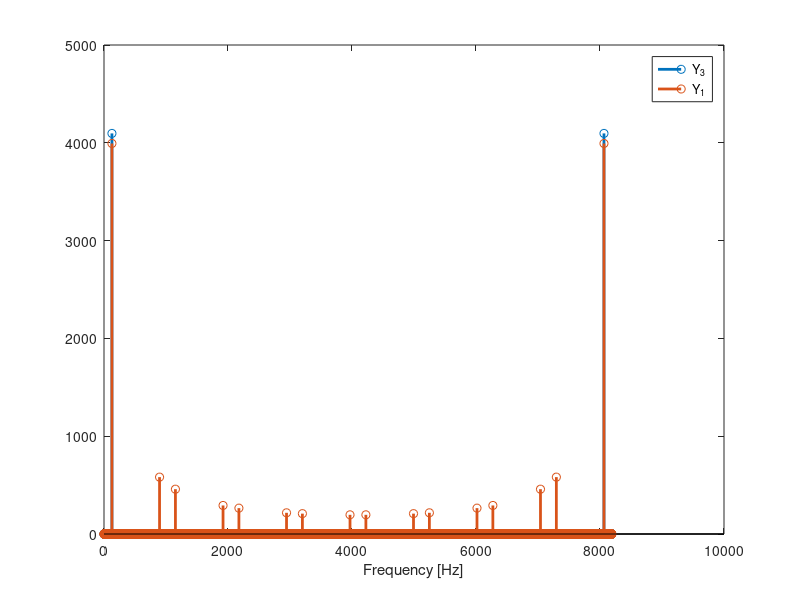
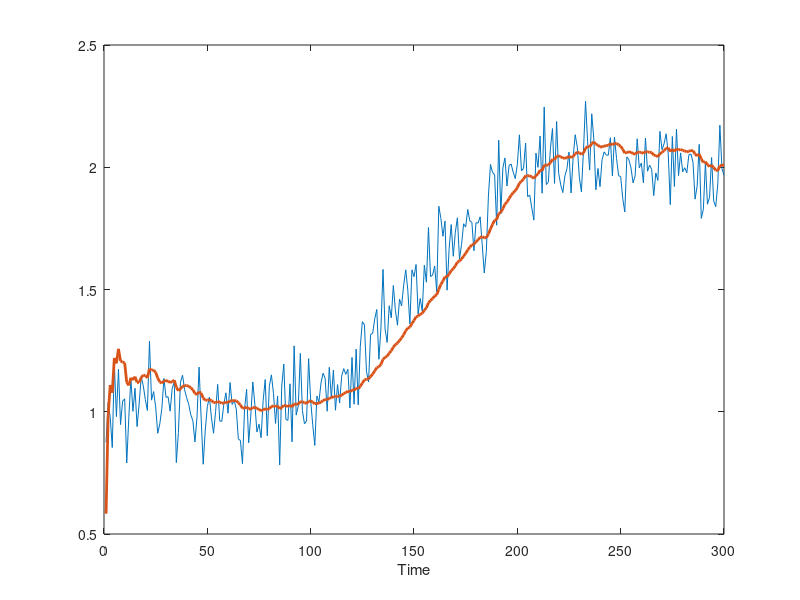
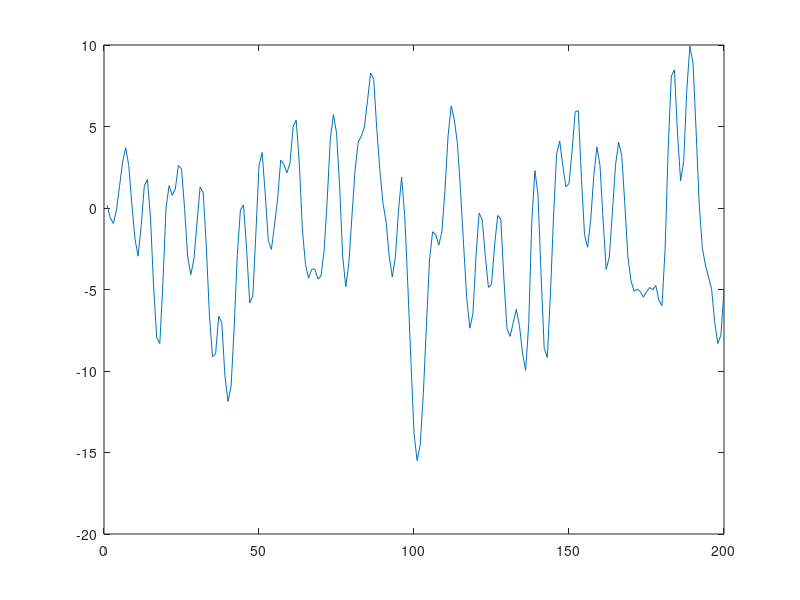

Here is the MATLAB script that generated these plots, in order: (Note: this script raises an error after producing the figures.)
%% TSRT78 TENTOR
load Apr11.mat
%%

% --------------------------------- April 11-----------------------------

% 1a)

f0=128;                      % Signal frequency [Hz]
Fs1=8192;                    % Sampling frequency [Hz]
Ts1=1/Fs1;                   % Sampling interval [s]
t1=0:Ts1:1-Ts1;              % 1s time vector
y1=sin(2*pi*f0*t1);
decfactor=8;                 % Decimation factor
t2=t1(1:decfactor:end);
y2=y1(1:decfactor:end);
y3=kron(y2,ones(1,decfactor));

Y1 = abs(fft(y1));
Y3 = abs(fft(y3));
N1 = length(y1);
N3 = length(y3);
Fs3 = Fs1;
Ts3 =1/Fs1;
figure(1);clf
stem(Fs1*(0:1:N1-1)/N1, Y1,'linewidth',2 ); hold on;
stem(Fs1*(0:1:N3-1)/N3, Y3, 'linewidth',2); hold off
xlabel('Frequency [Hz]')
legend('Y_3','Y_1','location','best')


% b) Improve the reconstruction using filtering.
% all distorsion are above the the frequency 128Hz, which are the one we
% want. Thus lowpass filtering will help
%
[b,a] = butter(8,2*f0/(Fs3/2));
filteredy3 = filter(b,a,y3);
% figure(2); clf
% plot(t1,y1,'-',t1,filteredy3,'-.');

% c) downsample y3

y3down = y3(1:decfactor:end);
y4 = kron(y3down,ones(1,decfactor));
Y4 = abs(fft(y4));
N4 = length(y4);
Fs4 = Fs1;
Ts4 = 1/Fs4;
% figure(3);clf
% plot(Fs1*(0:1:N1-1)/N1, Ts1*Y1,Fs4*(0:1:N4-1)/N4, Ts4*Y4,'linewidth',2 );

% This is easy to understand, since decimation of y3 by a factor of 8 will return a signal identical to y2.
% Since y2 was a sampling, at sampling frequency 8192/8 = 1024 Hertz, of a signal with frequency 128 Hertz,
% there is no folding since 1024/2 = 512>128


%%


% --------------------------------- April 11-----------------------------
%% 2
clearvars
load Aug11.mat
%%
% a)
A = eye(2);
B = eye(2);
R = 1;
Q = 1e-7*eye(2);
x0 =[0;0];
xt = x0;
P0 = eye(2);
P = P0;
N = length(ykf);
yhat = zeros(1,N);
for t = 1:N
    C = [1 t];
    S = C*P*C' + R;
    K = P*C'*inv(S);
    %P = A*(P - K*C*P)*A' + Q;
    P = P - K*S*K';
    xt = A*xt + K*(ykf(t)-C*xt);
    yhat(t) = C*xt;
    xt = A*xt;
    P = A*P*A' + Q;
end

% Plot the results
figure(4)
plot(1:N,ykf,1:N,yhat,'linewidth',2)
xlabel('Time')

%% 3)

figure(5)
plot(1:length(ymodel),ymodel)

% look on how many ups it has and multiply with 2 due to complex conjugate
% pairs.
YMODEL = abs(fft(ymodel));
% figure(6)
% plot(YMODEL)

N = length(ymodel);
est = ymodel(1:N/2);
val = ymodel(N/2 +1: N);
Ne = length(est);
Nv = length(val);
for k = 1:10
    modelorder = ar(est,k);
    lossest(k) = 1/Ne*sum(pe(modelorder,est).^2);
    lossval(k) = 1/Ne*sum(pe(modelorder,val).^2);
end

figure(7); clf
plot(1:length(lossest),lossest,'-',1:length(lossval),lossval,'--')
% the knee appears at n = 4, so the model order is 4;

%% --------------------------------- Dec 11-----------------------------
clearvars
load Dec11.mat
%%
% 1)
% a)
f0=30;
N=500;
t=(0:N-1)';
T=1/1000;
s=sin(2*pi*f0*t*T)+0.5*sin(2*pi*0.95*f0*t*T);
y=s+0.1*randn(N,1);

Y = abs(fft(y));

figure(8);clf
plot((0:length(Y)-1)/(T*length(Y)),Y)
xlabel('Frequency  [Hz]')

% we cannot recover both frequencies due to the spearation between them are
% smaller than the frequency resolution

%% b)
B = 1;
A = [1 0.3 -0.4 0.25 0.2];
s2 = 0.5;                     % Noise variance
e = sqrt(s2)*randn(1000,1);
y = filter(B,A,e);

Y =abs(fft(y));
figure(9); clf
% plot(0:length(Y)-1,Y)
bode(etfe(y))

%% 2 b)

numerator = [0 1.5 -0.6];
denominator = [1 -1 0.16];

G = tf(numerator,denominator,'Ts',1,'Variable', 'z^-1'); % transfer function

stateG = ss(G); %state space model
A = stateG.a; B = stateG.b; C= stateG.c; Q = 1;

pi_bar = dlyap(A,B*Q*B');

R_yy = C*A*pi_bar*C'; % covariance function???

%% 4
b = [1 -5.2 1];
a = [1 -3.1 1 0];
[R,P,K] = residue(b,a);

%% ---------------------------------Aug 12----------------------------
load blickdata.mat
%%
% 1)

t=(0:999)';
y=1./(sin(0.1*t)+2)+0.01*randn(size(t));

% a)
N = length(y);
Ts = 1;
ypadd = [y;zeros(7*1024-N,1)];
nonparm = abs(fft(ypadd));
figure(1); clf
Ylength = length(ypadd);
%plot((0:N-1)/(N*Ts),nonparm); xlabel('Frequency [Hz]'); %axis([-0.05 1 -10 300]);
plot((0:Ylength-1)/(Ylength*Ts),nonparm); xlabel('Frequency [Hz]'); axis([-0.05 1 -10 300]);

% b)  modelbased Ar(n)
y = detrend(y,'constant');
est = y(1:N/2);
Ne= length(est);
val = y(N/2+1:end);
Nv = length(val);

% for ii = 1:200
%     artmp = ar(est,ii);
%     lossest(ii) = 1/Ne*sum(pe(est,artmp).^2);
%     lossval(ii) = 1/Ne*sum(pe(val,artmp).^2);
% end

th = ar(y,2*30);
bode(th)
freqencies = angle(roots(th.a))/(2*pi*Ts);
figure(2); clf
plot(0:length(lossest)-1,lossest,'-',0:length(lossval)-1,lossval,'--')
legend('estimation', 'validation')

% detrend the DC component to get good results, the model order is 6 which
% can be obtained from the loss function or by just looking at the fft, 3
% peaks means order 6

%% 2)

% a)
num = [0 0 1/2];
den = [1 5/2 1];
[r,p,k] = residue(num,den);

%% 4

load blickdata
plot(data2(:,2),data2(:,3))

%% ---------------------------------Dec 12----------------------------

% 1a)

% The forgetting factor balances the accuracy and the adaptation speed of the RLS algorithm.
% This as the forgetting factor controls the number of observations to take into account.
% So a large number of observations gives high static accuracy as it mitigates the noise but then fails to adapt to sudden parameter changes

% 1b)
% ccirc = ifft(fft(xpad).*fft(ypad));
x = [0,0,1,0,1,0,0];
y = [1,2,3,4,5,6,7];
ccirc = ifft(fft(x).*fft(y));

% ans = [10 12 7 9 4 6 8]

% 1d)
Ts = 1;
Fs = 1/Ts;
y1 = kron((-1).^(1:20),ones(1,6))';
Y1 = abs(fft(y1));

figure(2);clf
subplot(3,1,1); plot(y1); xlabel('time'); ylabel('signal');
subplot(3,1,2); plot(Fs*(0:length(y1)-1)/length(y1),Y1); xlabel('freq. [Hz]'); ylabel('Amplitude');
[b,a ] = butter(2,[0.2250/(Fs/2) 0.2750/(Fs/2)], 'bandpass');
y1filtered = filter(b,a,y1);

subplot(3,1,3); plot(y1filtered);  xlabel('time'); ylabel('signal');
%% 2
a1=[1 -3.4 4.85 -3.4 1];
a2=conv([1 -1.4 0.999],[1 -1.8 0.999]);
N=10000;
y2=filter(1,a1,zeros(N,1),[1;0;0;0])+filter(1,a2,randn(N,1));
T = 1;
fs = 1/T;
% a) nonparametric

Y2 = abs(fft(y2));
figure(2);clf
plot(fs*(0:length(y2)-1)/length(y2),Y2);
% three peaks
% b) AR model

est = y2(1:2*N/3);
Ne = length(est);
val = y2(2*N/3+1:end);
Nv = length(val);
% lossfunction
%
for ii = 1:20
    artmp = ar(est,ii);
    lossest(ii) = 1/Ne*sum(pe(est,artmp).^2);
    lossval(ii) = 1/Nv*sum(pe(val,artmp).^2);
end
lossfunc = [];
for p = 1:20
    m = arx(est,p);
    yp = predict(val,m,1);
    lossfunc(p) = mean((val-yp).^2);
end
figure(3); clf
plot(lossfunc); xlabel('modelorder (p)'); ylabel('loss function');
plot(0:length(lossest)-1,lossest,'-',0:length(lossval)-1,lossval,'--')

%% ---------------------------------------MAr13-------------------------
clearvars;
load Mar13.mat
%%

% 1)
Na = 150;
T = 0.2;
fs = 1/T;
t = 0:Na-1;
e = randn(1,Na)*0.1;
y = sin(t*T) + sin(1.2*t*T) + e;

Y = fft(y);
figure(1); clf
plot(fs*(0:Na-1)/Na, abs(Y));
xlabel('Frequency [Hz]');
title('Leakage casuse the two sinuses to look like one');

% b)
Yb = fft([y zeros(1,1024-Na)]);
Nb = length(Yb);
figure(2)
plot(fs*(0:Nb-1)/Nb, abs(Yb)); xlabel('Frequency [Hz]');
title('Zero padd to make the two sinuses appear');

% %c)
% Nc = 400;
% t = 0:Nc-1;
% ec = randn(1,Nc)*0.1;
% yc = sin(t*T) + sin(1.2*t*T) + ec;
% data = iddata(y,[],T);
% per_data = etfe(data);
% figure(2)
% bode(per_data)

%% 2
% a)

[r,p,k] = residue([0 0 1],[-0.6 2.36 -0.6]);

%% 3

N = length(y);
theta = zeros(1,N);
Q = 0.001;
R = 1;
P = 1;
theta(:,1)=0;
%kalman adaptive

for i = 2:N
    phi = -y(i-1);
    K = P*phi./(R + phi'*P*phi);
    P = P - K*phi'*P+ Q;
    %P = P- P*phi*phi'*P/(R + phi'*P*phi) + Q;
    thetatmp = theta(:,i-1)+K*(y(i)-phi'*theta(:,i-1));
    theta(:,i) = thetatmp;
end

figure(1); clf;
plot(theta,'r'); title('Kalmanfiltering'); ylabel('theta'); xlabel('sample')


%% ---------------------------------------Jan14-------------------------
clearvars;
load Jan14.mat

%%

% 1)
w1 = 5;
w2 = 10;
fs = 15;
fn = fs/2;
Ts = 1/fs;
N = 300;
t = (0:N-1)./fs;
s = sin(w1*t) + cos(w2*t);

S = fft(s);
figure(1)
plot(fs/(N*2*pi)*(0:N-1)./fn*(2*pi), abs(S)); xlabel('Frequency rad/s')

%plot(fs/(N)*(0:N-1)./fn, abs(S)); xlabel('Frequency [Hz]')

%% 3 a)

N = size(vel,1);
p = size(vel,2);
vs = 12.8595;

thhat = zeros(N,3);
for tt = 1:N
    % Form the phi matrix using the measurements
    phi = [ ones(1,p)' vel(tt,:)' exp(-vel(tt,:)./vs)'];
    % Solve the normal equations
    thhat(tt,:) = phi\fric(tt,:)';
end

figure(1);
subplot(311); plot(1:N,thhat(:,1),'LineWidth',2);
xlabel('time step'); ylabel('Fc estimate');
subplot(312); plot(1:N,thhat(:,2),'LineWidth',2);
xlabel('time step'); ylabel('Fv estimate');
subplot(313); plot(1:N,thhat(:,3),'LineWidth',2);
xlabel('time step'); ylabel('Fs estimate');


%% ---------------------------------------April14-------------------------

% 2)

% Generate the signal
N = 128;
Ts = 1;
x = 0:1:(N-1);
A = 0.03;
y = sin( 2 * pi * 0.29 * x ) + A * sin( 2 * pi * 0.25 * x);
y1 = sin( 2 * pi * 0.29 * x );
y2 = A * sin( 2 * pi * 0.25 * x);

% Compute the zero-padded DFT and create the frequency grid
yzeropadded = [y zeros(1,7*N)];
Yzeropadded = fft(yzeropadded);
yzeropadded1 = [y1 zeros(1,7*N)];
Yzeropadded1 = fft(yzeropadded1);
yzeropadded2 = [y2 zeros(1,7*N)];
Yzeropadded2 = fft(yzeropadded2);
grid = 2 * pi / ( 8 * N * 1) * (0:1:(8*N-1) );
% Plot the DFT
figure(1)
subplot(3,2,[1 2])
semilogy(grid,abs(Yzeropadded),'k','LineWidth',2)
set(gca,'xlim',[2*pi*0.2 2*pi*0.35])
set(gca,'ylim',[0.1 100])
xlabel('Frequency (rad/s)'); ylabel('DTFT of signal');
hold on;
plot(2*pi*0.29*[1 1],[0.1 100],'g','LineWidth',2)
plot(2*pi*0.25*[1 1],[0.1 100],'g','LineWidth',2)
hold off;
subplot(3,2,3)
semilogy(grid,abs(Yzeropadded1),'k','LineWidth',2)
set(gca,'xlim',[2*pi*0.2 2*pi*0.35])
set(gca,'ylim',[0.1 100])
xlabel('Frequency (rad/s)'); ylabel('DTFT of signal 1');
hold on;
plot(2*pi*0.29*[1 1],[0.1 100],'g','LineWidth',2)
plot(2*pi*0.25*[1 1],[0.1 100],'g','LineWidth',2)
hold off;
subplot(3,2,4)
semilogy(grid,abs(Yzeropadded2),'k','LineWidth',2)
set(gca,'xlim',[2*pi*0.2 2*pi*0.35])
set(gca,'ylim',[0.1 100])
xlabel('Frequency (rad/s)'); ylabel('DTFT of signal 2');

hold on;
plot(2*pi*0.29*[1 1],[0.1 100],'g','LineWidth',2)
plot(2*pi*0.25*[1 1],[0.1 100],'g','LineWidth',2)
hold off;

%% 3

N=1000; w=randn(1,N); e=randn(1,N);
y=filter([1 0.5  0],[1 -1 0.09],w)+filter([1 0.9 0],[1 -1 0.25],e);

figure(1)
subplot(3,2,[1 2])
plot(y); ylabel('signal'); xlabel('time');

% residual analysis
est = y(1:ceil(2*N/3));
val = y(ceil(2*N/3)+1:N);
resvar = zeros(20,1);
for pp = 1:20
m = ar(est,pp);
yhat = predict(m,val',1);
resvar(pp) = mean( (yhat-val').^2 );
end
subplot(3,2,[3 4])

plot(1:20,resvar);% axis([0 20 1.0 3]);
ylabel('Prediction error variance'); xlabel('model order (p)');

%% ---------------------------------------Aug14-------------------------
clearvars
load Aug14.mat
%%
%1
t=(0:999)';
y=1./(sin(0.1*t)+2)+0.01*randn(size(t));
Ts = 1;
fs = 1/Ts;

% a)
Y = fft(y);

figure(1);clf
plot(fs*(0:length(Y)-1)/length(Y),abs(Y));

% b)
y=detrend(y);
N = length(y);
est = y(1:ceil(2*N/3));
Ne = length(est);
val = y(ceil(2*N/3)+1:end);
Nv = length(val);

for tt = 1:20
   artmp = ar(est,tt);
   lossest(tt) = 1/Ne*sum(pe(artmp,est).^2);
   lossval(tt) = 1/Nv*sum(pe(artmp,val).^2);
end

figure(2); clf
plot(1:length(lossest),lossest,'-', 1:length(lossval),lossval,'--')

th = ar(y,2*20);
bode(th)
angels = angle(roots(th.A))/(2*pi*t);

%% 4

N = length(y);
Ts = 1/30;
fs = 1/Ts;
n = 0:N-1; t = n*Ts;
y = detrend(y);
ypadd = [y zeros(1,5*1024-N)];
Y = fft(ypadd);
plot(60*fs*(0:length(Y)-1)/length(Y),  abs(Y))
xlabel('Heart rate [bpm]')
set(gca,'xlim',[40 70])
